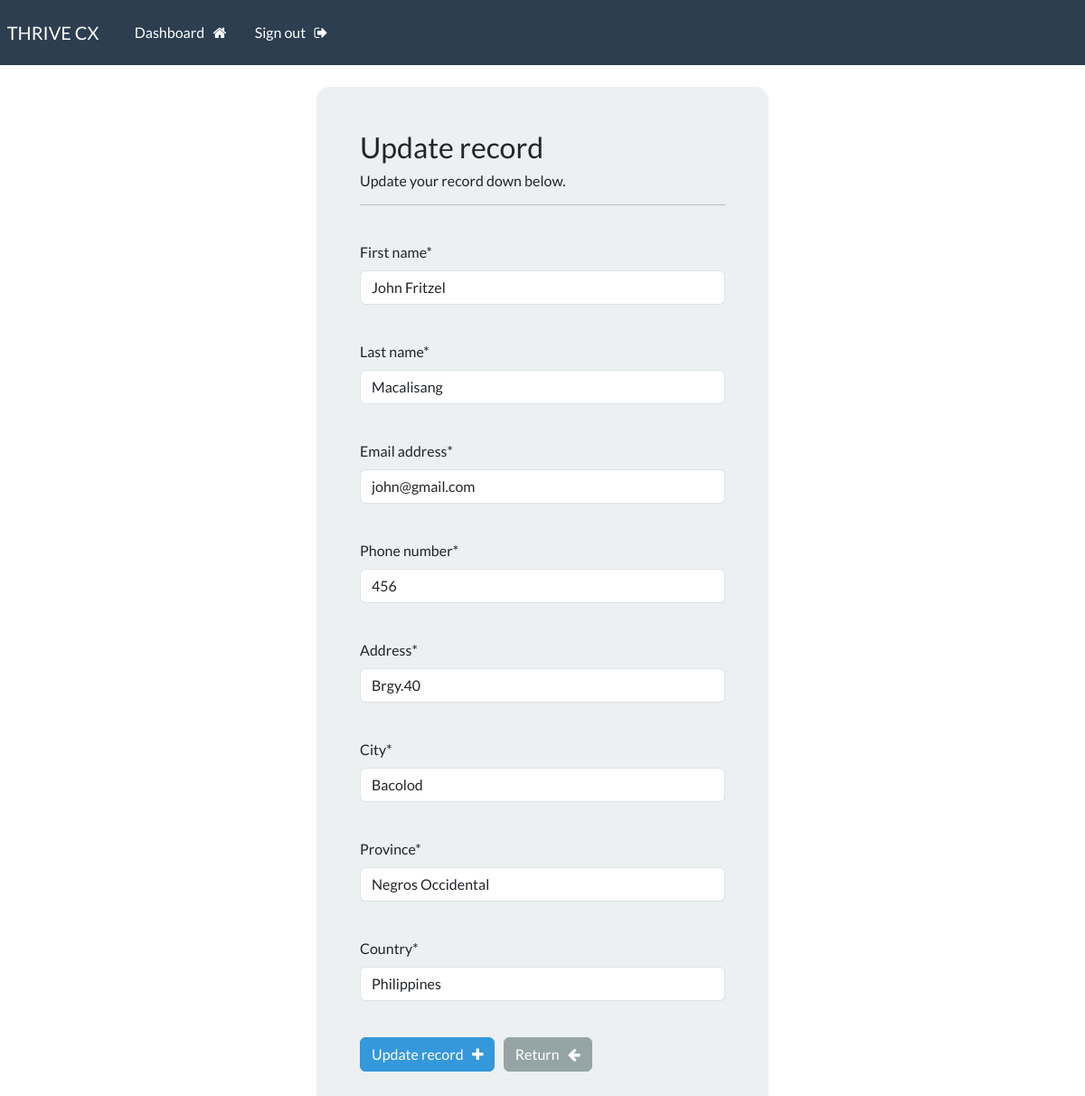
Page /update-record/4 (signed in) on the earlier database version.
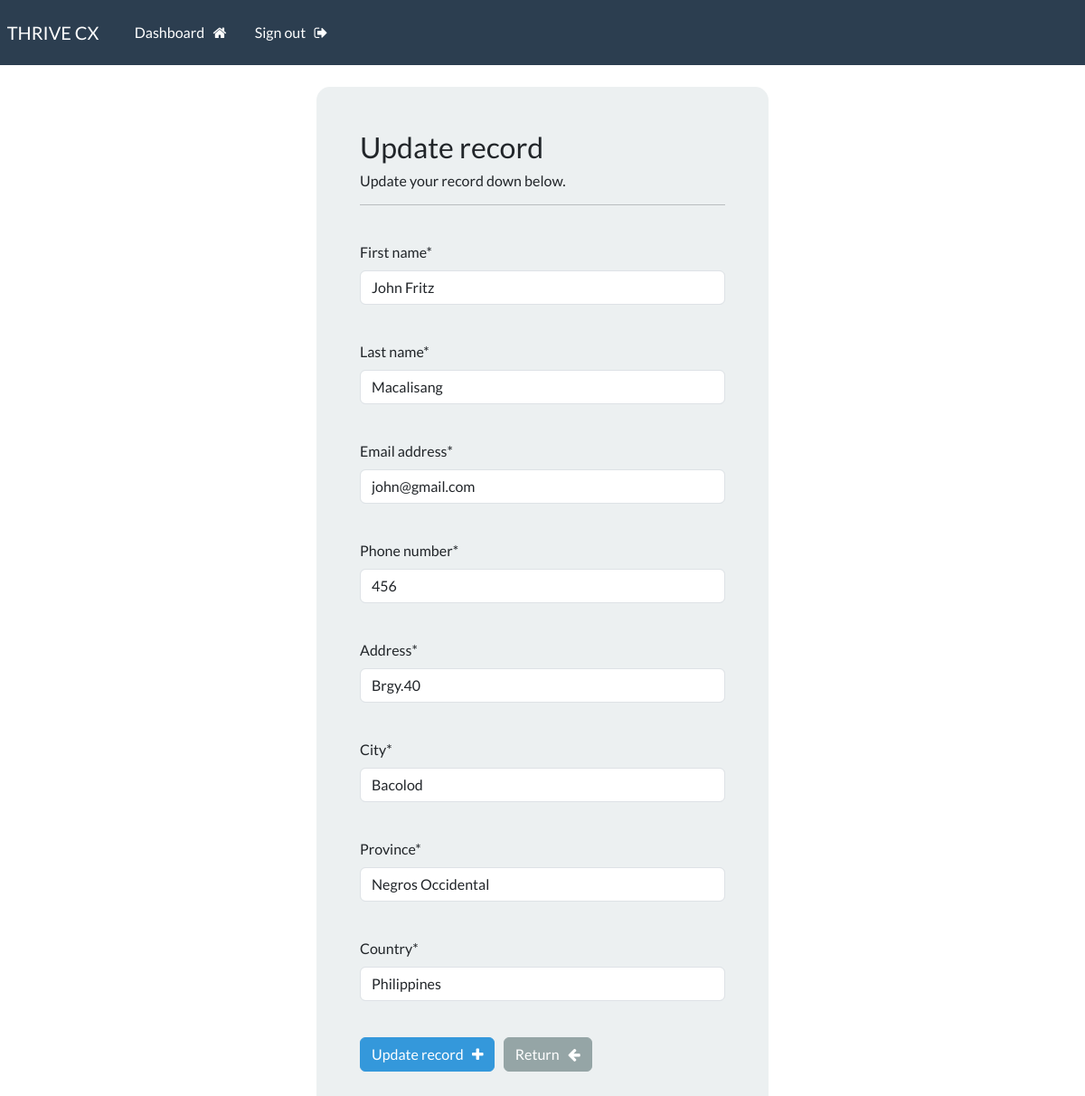
Same page on the later database version.
### app/models.py (models this page shows, shortened)
class ClientRecord(models.Model):
    creation_date = models.DateTimeField(auto_now_add=True)
    first_name = models.CharField(max_length=100)
    last_name = models.CharField(max_length=100)
    email_address = models.CharField(max_length=200)
    phone_number = models.CharField(max_length=20)
    address = models.CharField(max_length=200)
    city = models.CharField(max_length=100)
    province = models.CharField(max_length=100)
    country = models.CharField(max_length=100)

### app/views.py (the view)
# urls.py: path('update-record/<int:pk>', views.update_record, name='update-record'),
@login_required(login_url='my-login')
def update_record(request, pk):
    record = ClientRecord.objects.get(id=pk)
    form = UpdateRecordForm(instance=record)
    if request.method =='POST':
        form = UpdateRecordForm(request.POST, instance=record)
        if form.is_valid():
            form.save()
            messages.success(request, "The changes to the record have been saved.")
            return redirect('dashboard')
    context = {'form': form}
    return render(request, 'app/update-record.html', context=context)

### app/forms.py
class UpdateRecordForm(forms.ModelForm):
    class Meta:
        model = ClientRecord
        fields = ['first_name', 'last_name', 'email_address', 'phone_number', 'address', 'city', 'province', 'country']

### app/templates/app/update-record.html (shortened to what this page needs)
{% extends 'app/base.html' %}
{% load crispy_forms_tags %}
{% block content %}
    <body>
        <div class="container bg-light shadow-md p-5 form-layout">
            <h3> Update record </h3>
            <h6> Update your record down below. </h6>
            <hr>
            <br>
            <form method="POST" autocomplete="off">
                {{form.first_name|as_crispy_field}}
                <br>
                {{form.last_name|as_crispy_field}}
                <br>
                {{form.email_address|as_crispy_field}}
                <br>
                {{form.phone_number|as_crispy_field}}
                <br>
                {{form.address|as_crispy_field}}
                <br>
                {{form.city|as_crispy_field}}
                <br>
                {{form.province|as_crispy_field}}
                <br>
                {{form.country|as_crispy_field}}
                <br>
                <button
                    type="submit"
                    class="btn btn-info">
                    Update record &nbsp; <i class="fa fa-plus" aria-hidden="true"></i>
                </button>
                <a href="{% url 'dashboard' %}" class="btn btn-secondary">
                    Return &nbsp; <i class="fa fa-arrow-left" aria-hidden="true"></i>
                </a>
            </form>
        </div>
    </body>
{% endblock %}

Differences in the rows shown:
changed ClientRecord "Macalisang": first_name "John Fritzel" → "John Fritz"
